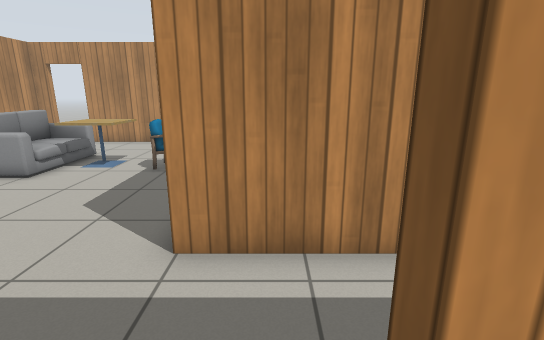
view 1 (above)

16 first-person views from a walk through a robot-simulator world made for Gazebo. The camera is 1.2 m above the floor, tilts 14° down and sees 85° across. The floor is counted in squares, 0.5 m on a side. Each view is taken from the middle of a square. On the plan, view 1 faces up. The plan holds only what a view shows up to about 18 squares ahead; the rest is blank. Gazebo's built-in surfaces are drawn with simple patterns. Some surface patterns are stand-ins.

view 2
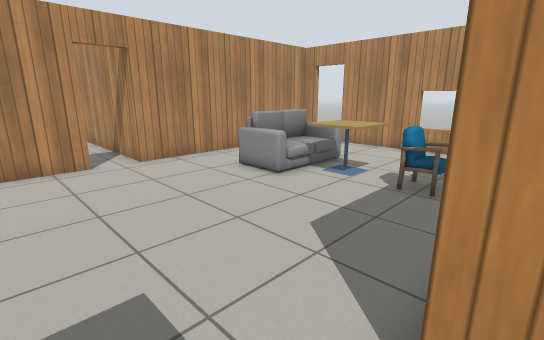

view 3
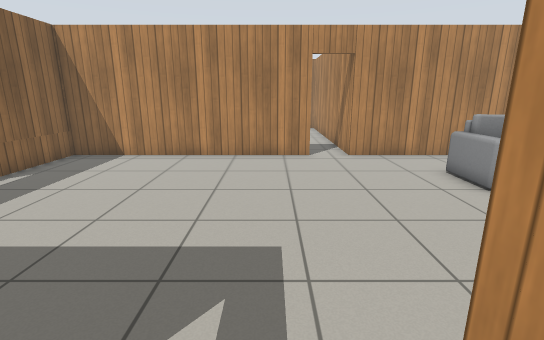

view 4
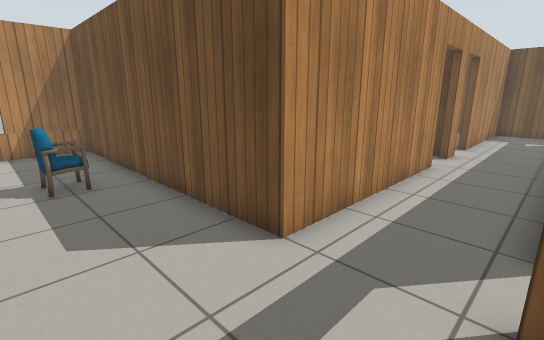

view 5
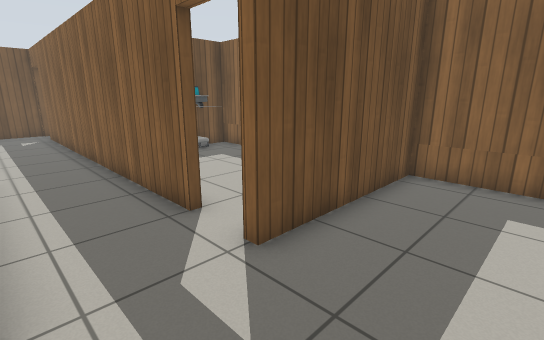

view 6
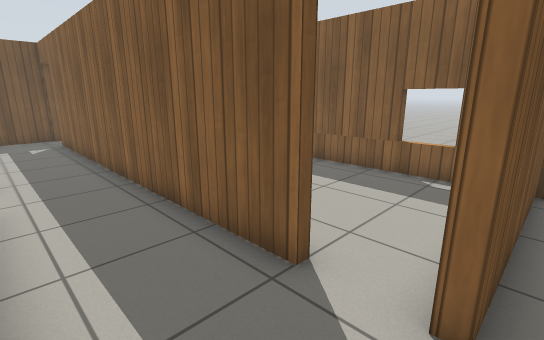

view 7
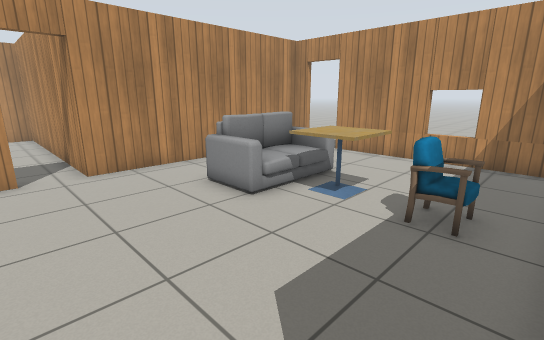

view 8
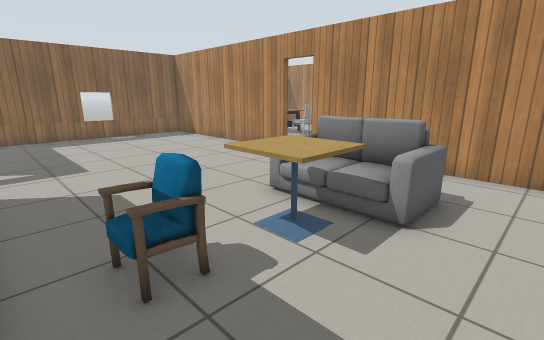

view 9
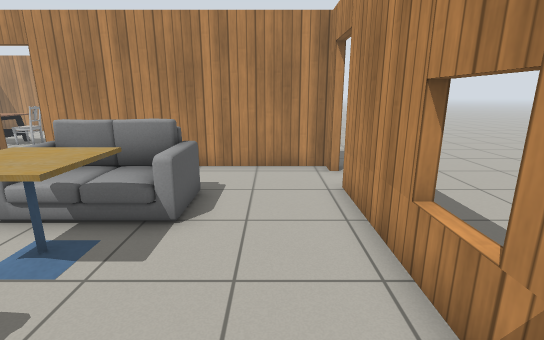

view 10
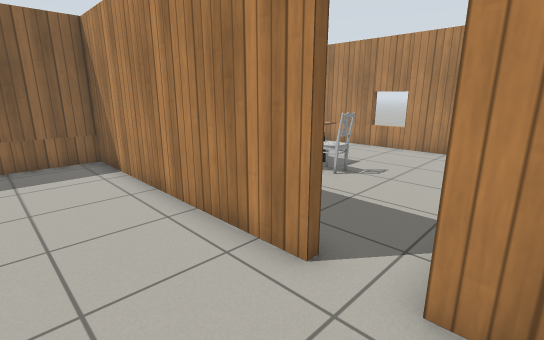

view 11
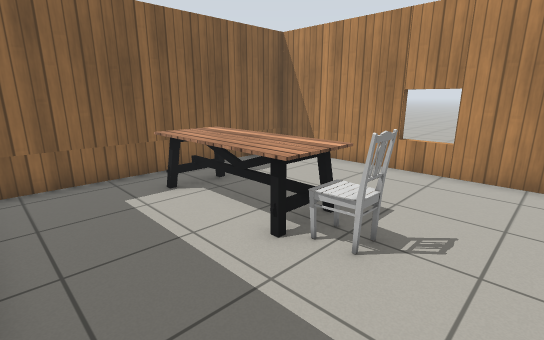

view 12
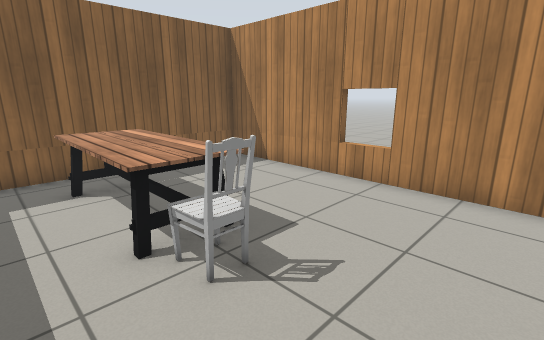

view 13
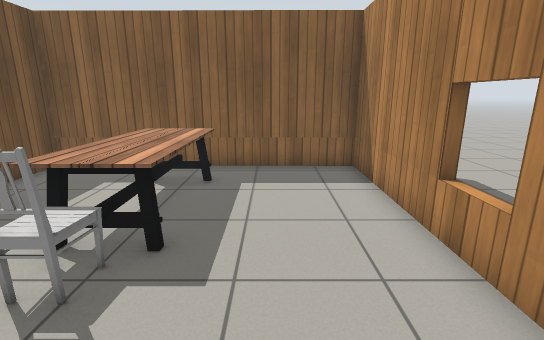

view 14
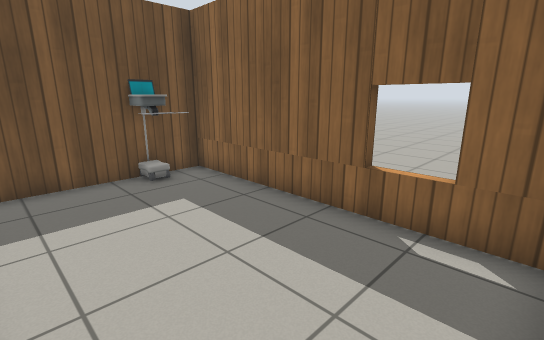

view 15
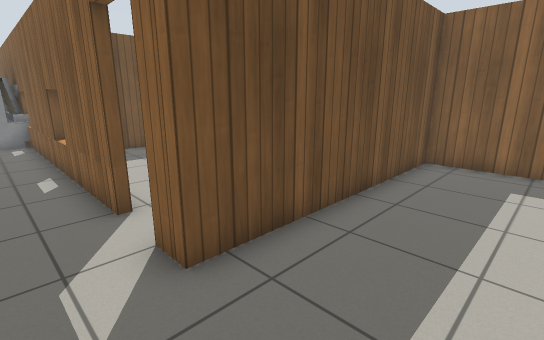

view 16
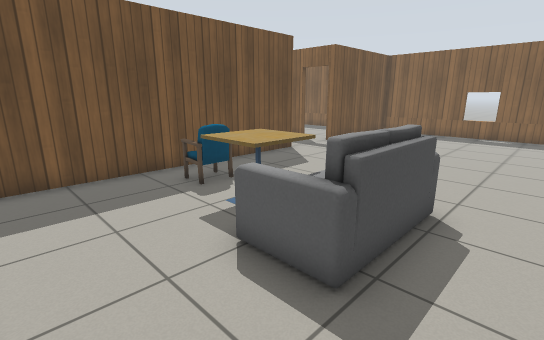

### Floor plan
Points are (right, up) in squares from view 1. A wall is a line through its corners. A room is listed if a view was taken in it or the views show most of it. See-through windows are left out.
Room 1 (views 1, 14)
walls: (0.9, 0.7) (0.5, 0.7); (-1.1, -5.4) (8, -5.4) (8, -0.1)
ways out: open door at (-0.5, 1) to room 2
objects: other object (7, -4) to (7, -3)
Room 2 (views 2, 3, 4, 5, 6, 7, 8, 9, 10, 16)
walls: (0.5, 1) (15.9, 1); (-12.2, 4.6) (-12.2, -5.3) (-1.6, -5.4) (-1.6, 1) (-1.3, 1); (6.1, 4.2) (-1.6, 4.2) (-1.6, 15.9) (-9.8, 15.9); (8.9, 4.2) (7.8, 4.2); (-12.2, 15.9) (-12.2, 6.2); (17.7, 0.6) (17.7, 4.2) (10.6, 4.2)
ways out: open door at (-0.5, 1) to room 1; open door at (-12, 5.5) to room 3; open door at (-10.5, 16) to room 4; open door at (6.5, 4); open door at (9.5, 4); open door at (16.5, 1)
objects: sofa (-9, 9) to (-7, 12); cafe table (-7, 10) to (-5, 11); chair (-4, 10) to (-3, 11)
Room 3 (views 11, 12, 13)
walls: (-12.2, 6.2) (-22.9, 6.2) (-22.9, -5.2) (-12.5, -5.3) (-12.5, -3)
ways out: open door at (-12, 5.5) to room 2
objects: dining table (-18, -3) to (-17, 0); chair (-18, 1) to (-17, 2)
Room 4 (view 15)
walls: (-9.8, 16.2) (2.4, 16.2); (-15.8, 6.5) (-12.5, 6.5) (-12.5, 16.2) (-11.4, 16.2)
ways out: open door at (-10.5, 16) to room 2

Where each view was taken, in squares from view 1:
view 1: 0 up, 0 right, facing up
view 2: 2 up, 1 left, facing up-left
view 3: 3 up, 0 right, facing left
view 4: 1 up, 5 left, facing up-right
view 5: 4 up, 5 left, facing down-right
view 6: 4 up, 2 left, facing down-right
view 7: 4 up, 2 left, facing up-left
view 8: 14 up, 2 left, facing down-left
view 9: 14 up, 2 left, facing left
view 10: 7 up, 9 left, facing down-left
view 11: 4 up, 13 left, facing down-left
view 12: 5 up, 15 left, facing down-left
view 13: 5 up, 20 left, facing down
view 14: 0 up, 1 left, facing down-right
view 15: 18 up, 16 left, facing down-right
view 16: 15 up, 11 left, facing down-right
